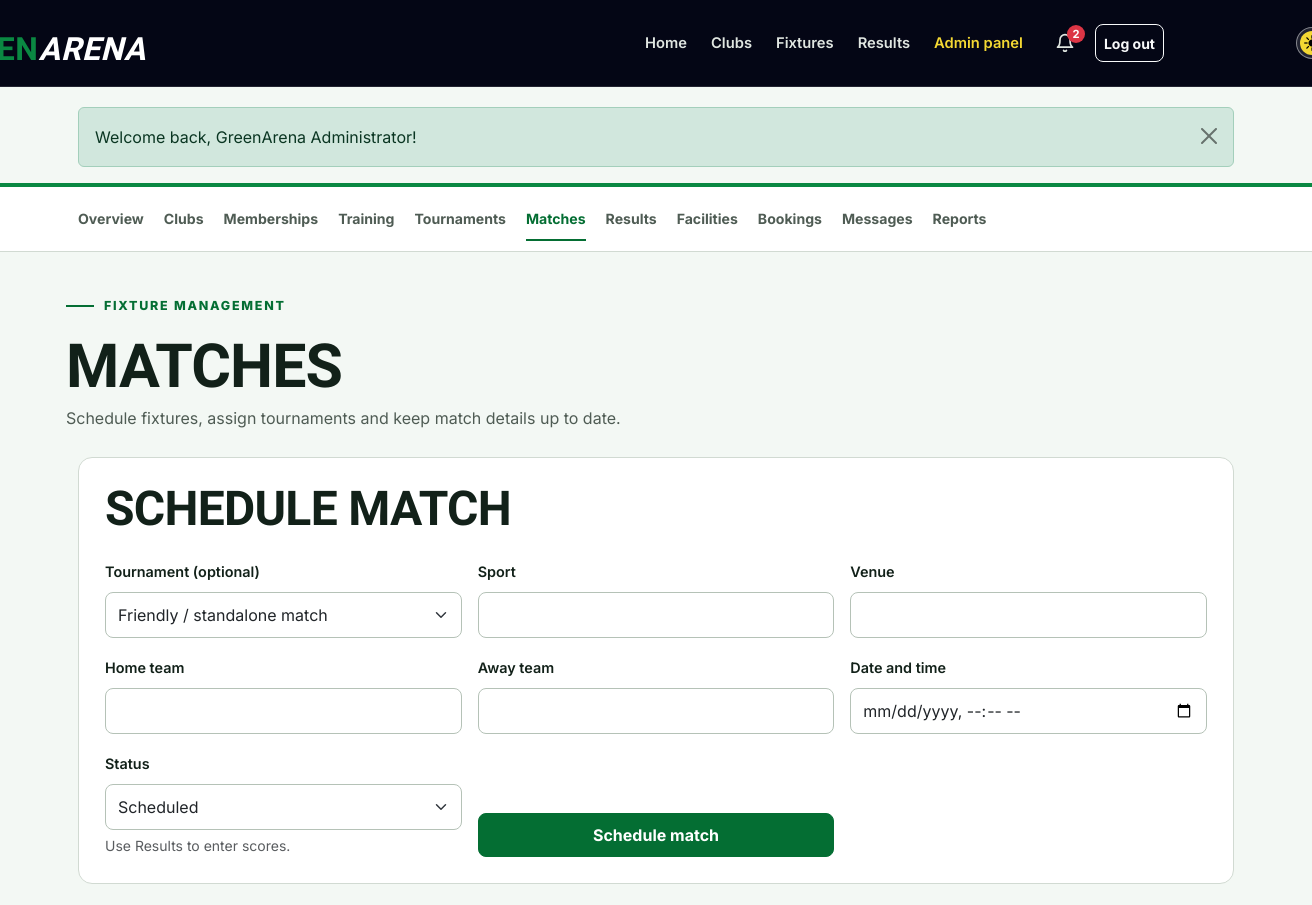
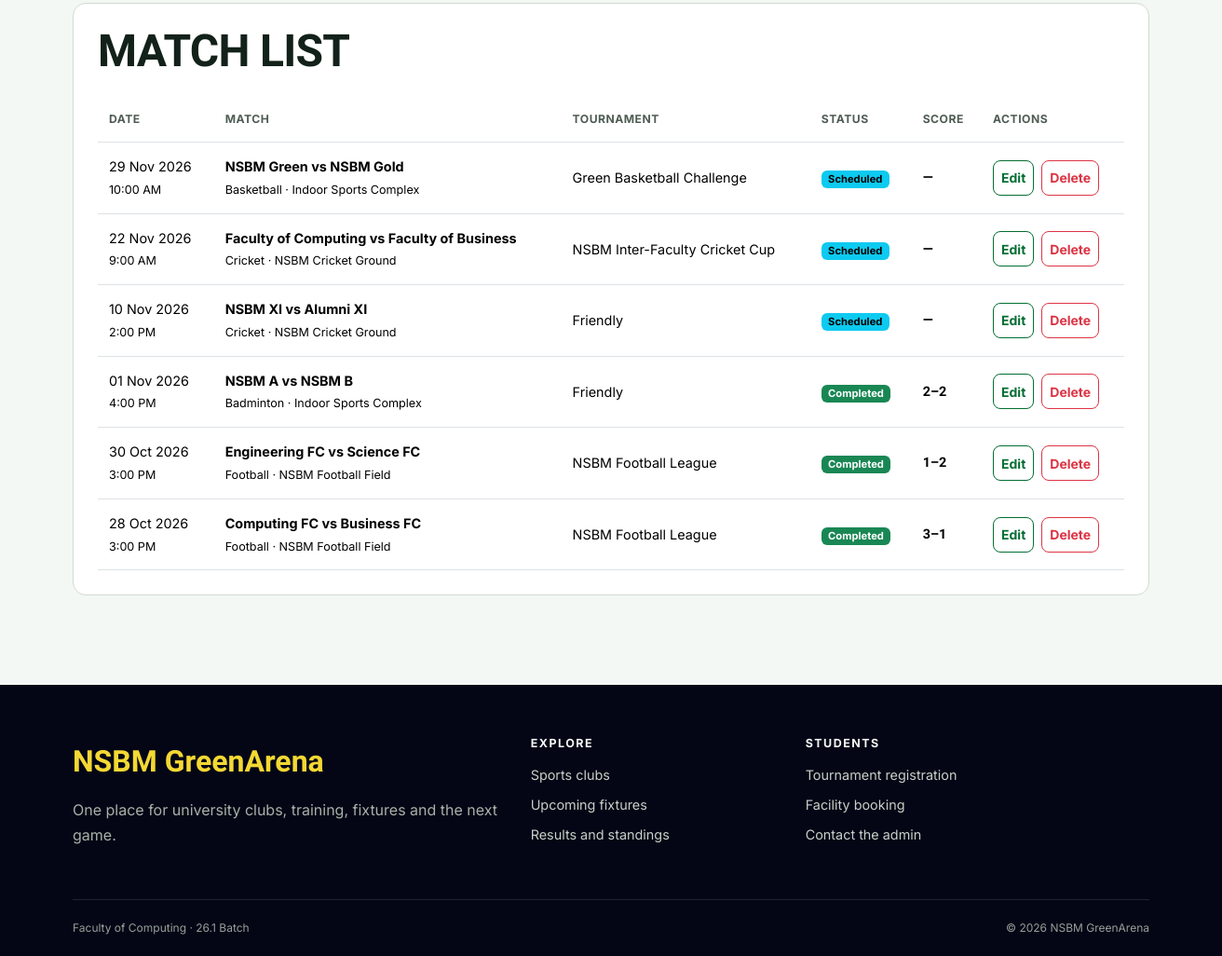
The page /admin/matches.php (signed in) on the database its author committed (2 pictures, top to bottom).
### tables this page shows
CREATE TABLE matches (
    id INT UNSIGNED AUTO_INCREMENT PRIMARY KEY,
    tournament_id INT UNSIGNED NULL,
    sport VARCHAR(80) NOT NULL,
    home_team VARCHAR(100) NOT NULL,
    away_team VARCHAR(100) NOT NULL,
    match_datetime DATETIME NOT NULL,
    venue VARCHAR(120) NOT NULL,
    status ENUM('scheduled', 'completed', 'cancelled') NOT NULL DEFAULT 'scheduled',
    home_score SMALLINT UNSIGNED NULL,
    away_score SMALLINT UNSIGNED NULL,
    created_at TIMESTAMP DEFAULT CURRENT_TIMESTAMP,
    FOREIGN KEY (tournament_id) REFERENCES tournaments(id) ON DELETE SET NULL
);

CREATE TABLE tournaments (
    id INT UNSIGNED AUTO_INCREMENT PRIMARY KEY,
    name VARCHAR(120) NOT NULL,
    sport VARCHAR(80) NOT NULL,
    description TEXT NOT NULL,
    start_date DATE NOT NULL,
    end_date DATE NOT NULL,
    venue VARCHAR(120) NOT NULL,
    registration_deadline DATE NOT NULL,
    max_teams SMALLINT UNSIGNED NOT NULL DEFAULT 8,
    status ENUM('upcoming', 'ongoing', 'completed') NOT NULL DEFAULT 'upcoming',
    created_at TIMESTAMP DEFAULT CURRENT_TIMESTAMP
);

### admin/matches.php (the view, shortened to what this page needs)
<?php
$errors = [];
$values = ['id' => '', 'tournament_id' => '', 'sport' => '', 'home_team' => '', 'away_team' => '', 'match_datetime' => '', 'venue' => '', 'status' => 'scheduled'];
$matches = fetch_all('SELECT m.*, t.name AS tournament_name
    FROM matches m
    LEFT JOIN tournaments t ON t.id=m.tournament_id
    ORDER BY m.match_datetime DESC');
include __DIR__ . '/../includes/header.php';
include __DIR__ . '/../includes/admin_nav.php';
?>
<div class="container dashboard-head"><span class="section-kicker">Fixture management</span>
    <h1>Matches</h1><p>Schedule fixtures, assign tournaments and keep match details up to date.</p>
</div>
<div class="container dashboard-content">
    <section class="content-panel">
        <div class="page-title-row">
            <h2><?= $values['id'] ? 'Edit match' : 'Schedule match' ?></h2>
        </div><?php if ($errors): ?>
            <div class="alert alert-danger">
                <ul class="mb-0"><?php foreach ($errors as $error): ?>
                        <li><?= e($error) ?></li><?php endforeach; ?>
                </ul>
        </div><?php endif; ?>
        <form method="post" class="needs-validation" novalidate>
            <div class="row g-3">
                <div class="col-md-4">
                    <label class="form-label" for="tournament_id">Tournament (optional)</label>
                    <select class="form-select" id="tournament_id" name="tournament_id">
                        <option value="">Friendly / standalone match</option>
                    </select>
                </div>
                <div class="col-md-4">
                    <label class="form-label" for="sport">Sport</label>
                    <input class="form-control" id="sport" name="sport" value="<?= e($values['sport']) ?>" required>
                </div>
                <div class="col-md-4">
                    <label class="form-label" for="venue">Venue</label>
                    <input class="form-control" id="venue" name="venue" value="<?= e($values['venue']) ?>" required>
                </div>
                <div class="col-md-4">
                    <label class="form-label" for="home_team">Home team</label>
                    <input class="form-control" id="home_team" name="home_team" value="<?= e($values['home_team']) ?>" required>
                </div>
                <div class="col-md-4">
                    <label class="form-label" for="away_team">Away team</label>
                    <input class="form-control" id="away_team" name="away_team" value="<?= e($values['away_team']) ?>" required>
                </div>
                <div class="col-md-4">
                    <label class="form-label" for="match_datetime">Date and time</label>
                    <input class="form-control" type="datetime-local" id="match_datetime" name="match_datetime" value="<?= e($values['match_datetime']) ?>" required>
                </div>
                <div class="col-md-4">
                    <label class="form-label" for="status">Status</label>
                    <select class="form-select" id="status" name="status">
                        <?php foreach (['scheduled', 'completed', 'cancelled'] as $option): ?>
                            <option value="<?= $option ?>" <?= $values['status'] === $option ? 'selected' : '' ?>><?= ucfirst($option) ?></option>
                        <?php endforeach; ?>
                    </select>
                    <div class="form-text">Use Results to enter scores.</div>
                </div>
                <div class="col-md-4 d-flex align-items-end">
                    <button class="btn btn-sport w-100" type="submit"><?= $values['id'] ? 'Save changes' : 'Schedule match' ?></button>
                </div>
            </div>
        </form>
    </section>
    <section class="content-panel">
        <h2 class="mb-4">Match list</h2><?php if ($matches): ?>
            <div class="table-responsive">
                <table class="table">
                    <thead>
                        <tr>
                            <th>Date</th>
                            <th>Match</th>
                            <th>Tournament</th>
                            <th>Status</th>
                            <th>Score</th>
                            <th>Actions</th>
                        </tr>
                    </thead>
                    <tbody>
                        <?php foreach ($matches as $match): ?>
                            <tr>
                                <td><?= format_date($match['match_datetime']) ?><br><small><?= format_time($match['match_datetime']) ?></small></td>
                                <td><strong><?= e($match['home_team']) ?> vs <?= e($match['away_team']) ?></strong><br><small><?= e($match['sport']) ?> · <?= e($match['venue']) ?></small></td>
                                <td><?= e($match['tournament_name'] ?? 'Friendly') ?></td>
                                <td><?= status_badge($match['status']) ?></td>
                                <td class="score"><?= $match['home_score'] !== null ? $match['home_score'] . '–' . $match['away_score'] : '—' ?></td>
                                <td>
                                    <div class="table-actions"><a class="btn btn-sm btn-outline-sport" href="<?= e(url('admin/matches.php?edit=' . $match['id'])) ?>">Edit</a>
                                        <form method="post">
                                            <button class="btn btn-sm btn-outline-danger" type="submit" data-confirm="Delete this match and its student registrations?">Delete</button>
                                        </form>
                                    </div>
                                </td>
                        </tr><?php endforeach; ?>
                    </tbody>
                </table>
        </div><?php else: ?><p>No matches yet.</p><?php endif; ?>
    </section>
</div>
<?php include __DIR__ . '/../includes/footer.php'; ?>

### includes/functions.php (shortened to what this page needs)
<?php
function e($value)
{
    return htmlspecialchars($value ?? '', ENT_QUOTES);
}
function url($path = '')
{
    return BASE_PATH . '/' . ltrim($path, '/');
}
function run_query($sql, $params = [])
{
    global $connection;
    $statement = mysqli_prepare($connection, $sql);
    if (count($params) > 0) {
        $types = str_repeat('s', count($params));
        mysqli_stmt_bind_param($statement, $types, ...$params);
    }
    if (!mysqli_stmt_execute($statement)) {
        die('SQL error: ' . mysqli_stmt_error($statement));
    }
    return $statement;
}
function fetch_all($sql, $params = [])
{
    $statement = run_query($sql, $params);
    $result = mysqli_stmt_get_result($statement);
    return mysqli_fetch_all($result, MYSQLI_ASSOC);
}
function format_date($date, $format = 'd M Y')
{
    if ($date) {
        return date($format, strtotime($date));
    }
    return 'Not set';
}
function format_time($time)
{
    if ($time) {
        return date('g:i A', strtotime($time));
    }
    return 'Not set';
}
function status_badge($status)
{
    $classes = [
        'approved' => 'success',
        'active' => 'success',
        'completed' => 'success',
        'registered' => 'success',
        'ongoing' => 'info',
        'scheduled' => 'info',
        'pending' => 'warning',
        'upcoming' => 'warning',
        'rejected' => 'danger',
        'cancelled' => 'danger',
        'maintenance' => 'danger',
        'inactive' => 'secondary',
        'withdrawn' => 'secondary',
    ];
    $class = $classes[$status] ?? 'secondary';
    return '<span class="badge text-bg-' . $class . '">' . e(ucfirst($status)) . '</span>';
}

### assets/css/style.css (style rules this page uses)
:root { --navy-950: #040615; --navy-900: #0d1023; --navy-800: #191d34; --green-600: #0a8842; --green-700: #046e33; --green-800: #055728; --yellow-400: #f4d833; --paper-50: #f3f8f4; --paper-100: #e7efe9; --ink-900: #122119; --ink-600: #4f5c54; --page-bg: var(--paper-50); --page-text: var(--ink-900); --muted-text: var(--ink-600); --brand: var(--green-700); --brand-hover: var(--green-800); --highlight: var(--yellow-400); --highlight2: var(--green-600); --dark-surface: var(--navy-950); --line: #d1dad2; --radius-sm: 8px; --radius-md: 14px; --radius-lg: 22px; --shadow: 0 12px 32px rgba(11, 26, 18, 0.08); }
* { box-sizing: border-box; }
html { scroll-behavior: smooth; }
body { min-height: 100dvh; margin: 0; background: var(--page-bg); color: var(--page-text); font-family: "Inter", sans-serif; font-size: 16px; line-height: 1.65; }
a { color: var(--brand); text-underline-offset: 3px; }
button, a, input, select, textarea { transition: color 180ms ease-out, background-color 180ms ease-out, border-color 180ms ease-out, transform 180ms ease-out; }
h1, h2, h3, h4, .display-font { font-family: "Barlow Condensed", sans-serif; font-weight: 700; line-height: 1.05; letter-spacing: -0.015em; }
h1 { font-size: clamp(2.5rem, 6vw, 4.8rem); }
h2 { font-size: clamp(2rem, 4vw, 3rem); }
p { max-width: 72ch; }
.container { max-width: 1180px; }
.btn { min-height: 44px; display: inline-flex; align-items: center; justify-content: center; gap: 8px; font-weight: 700; border-radius: var(--radius-sm); }
.btn-sm { min-height: 38px; }
.btn-sport { background: var(--brand); border-color: var(--brand); color: #fff; }
.btn-outline-sport { color: var(--brand); border-color: var(--brand); }
.hero-kicker, .section-kicker { display: inline-flex; align-items: center; gap: 10px; margin-bottom: 18px; color: var(--brand); font-size: 0.78rem; font-weight: 800; letter-spacing: 0.14em; text-transform: uppercase; }
.hero-kicker::before, .section-kicker::before { content: ""; width: 28px; height: 2px; background: currentColor; }
.page-title-row { display: flex; flex-wrap: wrap; justify-content: space-between; align-items: center; gap: 16px; margin-bottom: 24px; }
.page-title-row h1, .page-title-row h2 { margin: 0; }
.content-panel { padding: 26px; margin-bottom: 24px; background: #fff; border: 1px solid var(--line); border-radius: var(--radius-md); }
.content-panel h2, .content-panel h3 { text-transform: uppercase; }
.form-control, .form-select { min-height: 46px; border-radius: var(--radius-sm); border-color: #b5c2b7; }
.form-label { font-weight: 600; font-size: 0.9rem; }
.dashboard-head { padding: 36px 0 26px; }
.dashboard-head h1 { margin: 0; font-size: clamp(2.5rem, 5vw, 3.8rem); text-transform: uppercase; }
.dashboard-head p { margin: 6px 0 0; color: var(--muted-text); }
.dashboard-content { padding-bottom: 72px; }
.table { margin-bottom: 0; vertical-align: middle; }
.table > :not(caption) > * > * { padding: 14px 12px; }
.table thead th { color: var(--muted-text); font-size: 0.76rem; letter-spacing: 0.04em; text-transform: uppercase; white-space: nowrap; }
.table tbody td { font-size: 0.9rem; }
.table-actions { display: flex; flex-wrap: wrap; gap: 8px; }
.table-actions form { margin: 0; }
.score { font-family: "Barlow Condensed", sans-serif; font-size: 1.5rem; font-weight: 800; font-variant-numeric: tabular-nums; white-space: nowrap; }
.badge { font-size: 0.7rem; }

### rows shown on the page
matches: match_datetime "29 Nov 2026", match_datetime "10:00 AM", home_team "NSBM Green", away_team "NSBM Gold", sport "Basketball", venue "Indoor Sports Complex", tournament.name "Green Basketball Challenge", status "Scheduled"
matches: match_datetime "22 Nov 2026", match_datetime "9:00 AM", home_team "Faculty of Computing", away_team "Faculty of Business", sport "Cricket", venue "NSBM Cricket Ground", tournament.name "NSBM Inter-Faculty Cricket Cup", status "Scheduled"
matches: match_datetime "10 Nov 2026", match_datetime "2:00 PM", home_team "NSBM XI", away_team "Alumni XI", sport "Cricket", venue "NSBM Cricket Ground", tournament_name "Friendly", status "Scheduled"
matches: match_datetime "01 Nov 2026", match_datetime "4:00 PM", home_team "NSBM A", away_team "NSBM B", sport "Badminton", venue "Indoor Sports Complex", tournament_name "Friendly", status "Completed", home_score "2", away_score "2"
matches: match_datetime "30 Oct 2026", match_datetime "3:00 PM", home_team "Engineering FC", away_team "Science FC", sport "Football", venue "NSBM Football Field", tournament.name "NSBM Football League", status "Completed", home_score "1", away_score "2"
matches: match_datetime "28 Oct 2026", match_datetime "3:00 PM", home_team "Computing FC", away_team "Business FC", sport "Football", venue "NSBM Football Field", tournament.name "NSBM Football League", status "Completed", home_score "3", away_score "1"

### other values the page prints
$unreadNotifications "2"
$message['message'] "Welcome back, GreenArena Administrator!"
form field status "Scheduled"
